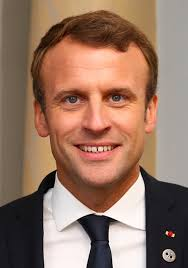
#> input picture image/macron/macron2.png, 188 x 268 px
$ python face_Recognition_1.py
#> lines starting #> are read from the running program, lines starting #| are printed output that depends on the picture; after the words box and inside, x2 and y2 are one past the last pixel; in counts of white or black regions, pixels touching at a corner belong together
# -*- coding: utf-8 -*-
"""
Created on Tue Feb  2 01:32:18 2021

@author: aubin
"""

import cv2 as cv
import numpy as np

haar_cascade = cv.CascadeClassifier("haar_face.xml")

people = ['donald', 'macron']
# features = np.load('features.npy', allow_pickle=True)
# labels = np.load('labels.npy')

face_recogizer = cv.face.LBPHFaceRecognizer_create()
face_recogizer.read('face_trained.yml')

img = cv.imread('image/macron/macron2.png')
#> img is the input picture: shape (268, 188, 3); mean B, G, R 99.6, 116.7, 148.6

gray = cv.cvtColor(img, cv.COLOR_BGR2GRAY)
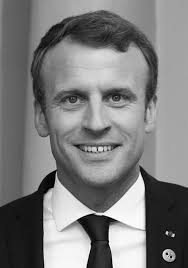
#> gray: shape (268, 188); min 0, max 254, mean 124.3
cv.imshow("gray", gray)

# Detect the face on the image
faces_rect = haar_cascade.detectMultiScale(gray, 1.1, 4)
#> faces_rect = [[33, 50, 126, 126]]
for (x,y,w,h) in faces_rect:
    faces_roi = gray[y:y+h,x:x+w]

    label, confidence = face_recogizer.predict(faces_roi)
    print('label ',people[label],' with a confidence of ',confidence)

    cv.putText(img, str(people[label]), (20,20), cv.FONT_HERSHEY_SCRIPT_COMPLEX, 1.0, (0,255,0), thickness=2)
    cv.rectangle(img, (x,y), (x+w,y+h), (0,255,0), thickness=2)
#> this loop made 1 pass
#> (x, y, w, h, label, confidence) on pass 1: (33, 50, 126, 126, 1, 0)
#| label  macron  with a confidence of  0.0
#> pass 1, `faces_roi = gray[y:y+h,x:x+w]`:
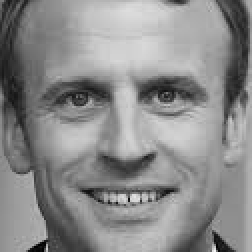
#> faces_roi: shape (126, 126) (shown 2 times larger); min 0, max 245, mean 139.1
#> after the loop:
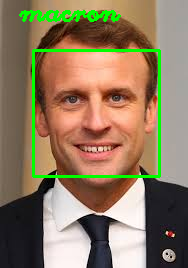
#> img: shape (268, 188, 3); 4.46% of pixels changed, all inside (x1, y1, x2, y2) = (19, 10, 161, 178)

cv.imshow('Detected face', img)

cv.waitKey(0)

$ run again, with image/macron/macron1.png copied over image/macron/macron2.png
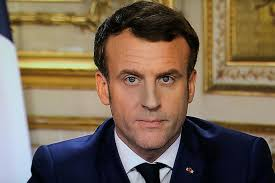
#> input picture image/macron/macron1.png, 275 x 183 px
#> img is the input picture: shape (183, 275, 3); mean B, G, R 84.3, 103.5, 120.8
#> faces_rect = [[103, 45, 93, 93]]
#> the loop `for (x,y,w,h) in faces_rect:` made 1 pass
#> (x, y, w, h, label, confidence) on pass 1: (103, 45, 93, 93, 1, 0)
#> (printed output is left out)
#> pass 1, `faces_roi = gray[y:y+h,x:x+w]`:
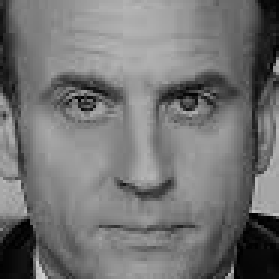
#> faces_roi: shape (93, 93) (shown 3 times larger); min 0, max 207, mean 115.8
#> after the loop `for (x,y,w,h) in faces_rect:`:
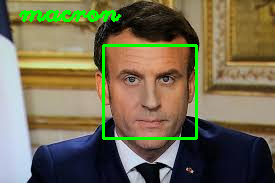
#> img: shape (183, 275, 3); 3.68% of pixels changed, all inside (x1, y1, x2, y2) = (19, 10, 198, 140)

$ run again, with image/macron/macron3.png copied over image/macron/macron2.png
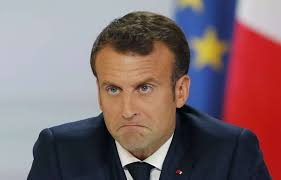
#> input picture image/macron/macron3.png, 281 x 180 px
#> img is the input picture: shape (180, 281, 3); mean B, G, R 110.5, 107, 129
#> faces_rect = [[88, 59, 82, 82]]
#> the loop `for (x,y,w,h) in faces_rect:` made 1 pass
#> (x, y, w, h, label, confidence) on pass 1: (88, 59, 82, 82, 1, 0)
#> (printed output is left out)
#> pass 1, `faces_roi = gray[y:y+h,x:x+w]`:
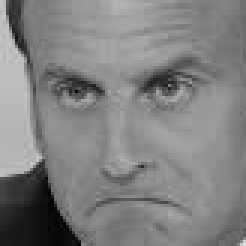
#> faces_roi: shape (82, 82) (shown 3 times larger); min 1, max 223, mean 128.3
#> after the loop `for (x,y,w,h) in faces_rect:`:
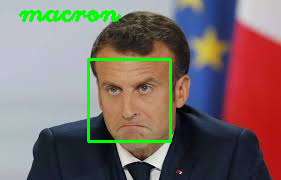
#> img: shape (180, 281, 3); 3.4% of pixels changed, all inside (x1, y1, x2, y2) = (19, 10, 172, 143)
